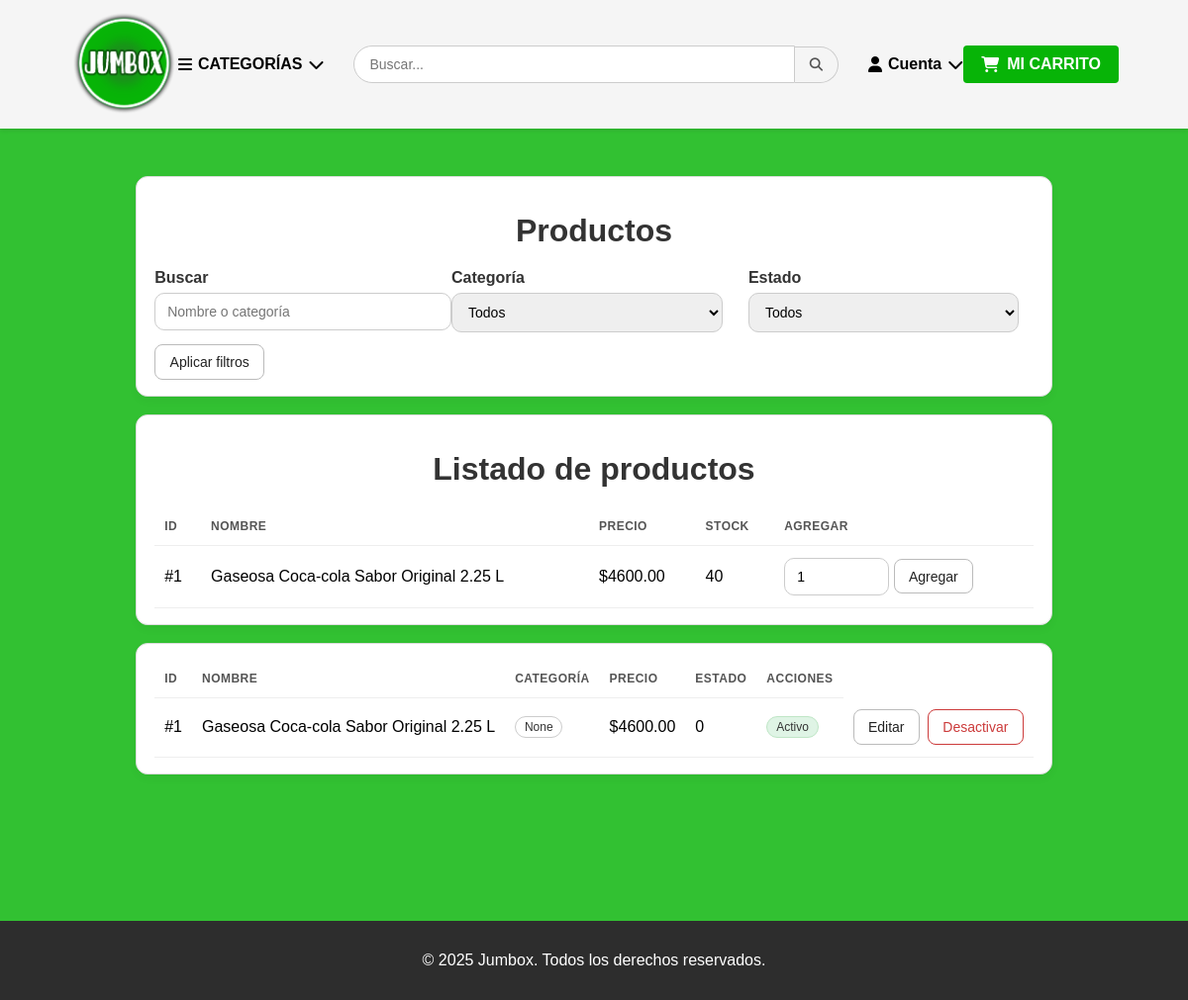
The page /productos on the database its author committed.
### tables this page shows
CREATE TABLE producto (
  id_producto INTEGER PRIMARY KEY AUTOINCREMENT,
  nombre TEXT NOT NULL,
  precio REAL NOT NULL,
  stock INTEGER NOT NULL,
  fk_categoria INTEGER NOT NULL, imagen BLOB,
  FOREIGN KEY (fk_categoria) REFERENCES categoria(id_categoria)
    ON DELETE NO ACTION ON UPDATE NO ACTION
);

### app.py (the view)
@app.get('/productos')
def productos():
    with get_conn() as conn:
        categorias = listar_categorias(conn)
        productos = conn.execute("""
            SELECT
                id_producto AS id,
                nombre,
                precio,
                stock,
                NULL  AS categoria,
                0     AS stock_minimo,
                1     AS activo
            FROM producto
            ORDER BY id_producto
        """).fetchall()
    return render_template('vista_productos.html', productos=productos, categorias=categorias)

### app.py (called while the page is built)
def get_conn():
    conn = sqlite3.connect(DB_NAME)
    conn.row_factory = sqlite3.Row
    conn.execute("PRAGMA foreign_keys = ON;")
    return conn

def listar_categorias(conn):
    try:
        return [r['nombre'] for r in conn.execute("SELECT nombre FROM categoria ORDER BY nombre").fetchall()]
    except sqlite3.Error:
        return []

### templates/vista_productos.html (shortened to what this page needs)
<!doctype html>
<html lang="es">
<head>
  <link rel="stylesheet" href="{{ url_for('static', filename='style.css') }}">
  <link rel="stylesheet" href="https://cdnjs.cloudflare.com/ajax/libs/font-awesome/6.5.0/css/all.min.css">
</head>
<body>
  <header class="main-header">
    <div class="logo">
        <a href="{{ url_for('home') }}">
            <img src="{{ url_for('static', filename='img/logo.png') }}" alt="Jumbox">
        </a>
    </div>
    <div class="categorias" tabindex="0">
        <div class="cat-btn">
            <i class="fa-solid fa-bars"></i>
            <span>CATEGORÍAS</span>
            <i class="fa-solid fa-chevron-down"></i>
        </div>
    </div>
    <div class="busqueda">
        <input type="text" placeholder="Buscar...">
        <button><i class="fa-solid fa-magnifying-glass"></i></button>
    </div>
    <div class="cuenta" tabindex="0">
        <div class="cuenta-btn">
            <i class="fa-solid fa-user"></i> <span>Cuenta</span> <i class="fa-solid fa-chevron-down"></i>
        </div>
    </div>
    <div class="carrito">
        <a href="{{ url_for('carrito') }}"><i class="fa-solid fa-cart-shopping"></i>MI CARRITO</a>
    </div>
</header>
<main class="contenedor">
  <section class="card">
    <h2>Productos</h2>
    <form method="get" action="{{ url_for('productos') }}" class="grid grid3">
      <div>
        <label for="inp-q">Buscar</label>
        <input id="inp-q" type="text" name="q" value="{{ request.args.get('q','') }}" placeholder="Nombre o categoría">
      </div>
      <div>
        <label for="sel-cat">Categoría</label>
        <select id="sel-cat" name="categoria">
          <option value="">Todos</option>
        </select>
      </div>
      <div>
        <label for="sel-est">Estado</label>
        <select id="sel-est" name="estado">
          <option value="">Todos</option>
        </select>
      </div>
      <div style="grid-column:1/-1">
        <button class="btn">Aplicar filtros</button>
      </div>
    </form>
  </section>
<section class="card">
  <h2>Listado de productos</h2>
  <div class="tabla-wrapper">
    <table class="tabla">
      <thead>
        <tr><th>ID</th><th>Nombre</th><th class="right">Precio</th><th class="center">Stock</th><th class="right">Agregar</th></tr>
      </thead>
      <tbody>
        {% for p in productos %}
        <tr>
          <td>#{{ p.id }}</td>
          <td>{{ p.nombre }}</td>
          <td class="right">${{ '%.2f'|format(p.precio) }}</td>
          <td class="center">{{ p.stock }}</td>
          <td class="right">
            <form method="post" action="{{ url_for('carrito_actualizar_item') }}">
              <input type="number" name="cantidad" min="1" value="1" style="width:80px">
              <button class="btn">Agregar</button>
            </form>
          </td>
        </tr>
        {% else %}
          <tr><td colspan="5" class="center">Sin productos.</td></tr>
        {% endfor %}
      </tbody>
    </table>
  </div>
</section>
  <section class="card">
    <div class="tabla-wrapper">
      <table class="tabla">
        <thead>
          <tr>
            <th>ID</th>
            <th>Nombre</th>
            <th>Categoría</th>
            <th class="right">Precio</th>
            <th class="center">Estado</th>
            <th class="right">Acciones</th>
          </tr>
        </thead>
        <tbody>
        {% if productos and productos|length %}
          {% for p in productos %}
          <tr class="{{ '' if p.activo else 'fila-inactiva' }}">
            <td>#{{ p.id }}</td>
            <td>{{ p.nombre }}</td>
            <td><span class="pill">{{ p.categoria }}</span></td>
            <td class="right">${{ '%.2f'|format(p.precio) }}</td>
            <td class="center">{{ p.stock_minimo }}</td>
            <td class="center">
              {% if p.activo %}
                <span class="pill ok">Activo</span>
              {% else %}
                <span class="pill off">Inactivo</span>
              {% endif %}
            </td>
            <td class="right">
              <div class="acciones">
                <form method="get" action="{{ url_for('productos') }}">
                  <button class="btn">Editar</button>
                </form>
                {% if p.activo %}
                  <form method="post" action="{{ url_for('productos_desactivar', prod_id=p.id) }}">
                    <button class="btn danger">Desactivar</button>
                  </form>
                {% else %}
                  <form method="post" action="{{ url_for('productos_activar', prod_id=p.id) }}">
                    <button class="btn success">Activar</button>
                  </form>
                {% endif %}
              </div>
            </td>
          </tr>
          {% endfor %}
        {% else %}
          <tr><td colspan="7" class="center">No hay productos para mostrar.</td></tr>
        {% endif %}
        </tbody>
      </table>
    </div>
  </section>
</main>
<footer>
  <p>© 2025 Jumbox. Todos los derechos reservados.</p>
</footer>
</body>
</html>

### static/style.css (style rules this page uses)
html, body { height: 100%; margin: 0; }
body { display: flex; flex-direction: column; min-height: 100vh; }
main { flex: 1; }
body { font-family: Arial, sans-serif; background-color: #07b407d2; margin: 0; padding: 0; }
.main-header { display: flex; align-items: center; justify-content: space-between; padding: 8px 30px; background-color: rgb(245, 245, 245); box-shadow: 0 2px 4px rgba(0,0,0,0.1); position: sticky; top: 0; z-index: 10; }
.logo img { width: 110px; height: auto; }
.categorias { position: relative; }
.cat-btn { display: flex; align-items: center; font-weight: bold; cursor: pointer; white-space: nowrap; gap: 6px; }
.busqueda { display: flex; align-items: center; flex: 1; margin: 0 30px; max-width: 600px; }
.busqueda input { flex: 1; padding: 10px 15px; border: 1px solid #ccc; border-radius: 30px 0 0 30px; outline: none; font-size: 14px; }
.busqueda button { background-color: transparent; border: 1px solid #ccc; border-left: none; border-radius: 0 30px 30px 0; padding: 10px 15px; cursor: pointer; color: #555; }
.cuenta { position: relative; }
.cuenta-btn { display: flex; align-items: center; font-weight: bold; cursor: pointer; white-space: nowrap; gap: 6px; }
.carrito a { background-color: #07b407; color: #fff; font-weight: 700; padding: 10px 18px; border-radius: 4px; text-decoration: none; display: flex; align-items: center; gap: 8px; }
footer { background-color: #2d2d2d; color: white; text-align: center; padding: 15px; position: relative; bottom: 0; margin-top: 100px; }
h2 { text-align: center; margin: 20px 0; color: #333; font-size: xx-large; }
.main-header { padding: 8px 70px; }
.contenedor { max-width: 1100px; margin: 30px auto; padding: 0 24px; }
.card { background: #fff; border: 1px solid #ddd; border-radius: 12px; padding: 16px 18px; margin: 18px 0; box-shadow: 0 4px 10px rgba(0,0,0,.04); }
.grid { display: grid; gap: 12px; }
.grid3 { grid-template-columns: 1fr 1fr 1fr; }
.acciones { display: flex; gap: 8px; justify-content: flex-end; }
.btn { display: inline-block; border: 1px solid #bbb; background: #fff; padding: .55rem .9rem; border-radius: 8px; text-decoration: none; color: #222; font-size: 14px; cursor: pointer; }
.btn.danger { border-color: #cc3b3b; color: #cc3b3b; }
label { display: block; font-weight: 600; margin-bottom: 6px; color: #333; }
input, select, textarea { width: 95%; padding: 10px 12px; border: 1px solid #ccc; border-radius: 10px; font-size: 14px; }
.tabla-wrapper { overflow: auto; }
.tabla { width: 100%; border-collapse: collapse; background: #fff; }
.tabla th, .tabla td { padding: 12px 10px; border-bottom: 1px solid #eee; text-align: left; }
.tabla th { font-size: 12px; text-transform: uppercase; letter-spacing: .04em; color: #555; }
.right { text-align: right; }
.center { text-align: center; }
.pill { display: inline-block; padding: .2rem .55rem; border: 1px solid #ccc; border-radius: 999px; font-size: 12px; background: #fff; color: #333; }
.pill.ok { background: #dff4e5; border-color: #bfe6c6; }
td { padding: 12px 10px; border-bottom: 1px solid #eee; text-align: left; }

### rows shown on the page
producto: id "1", nombre "Gaseosa Coca-cola Sabor Original 2.25 L", precio "4600.00", stock "40", categoria "None", stock_minimo "0"
